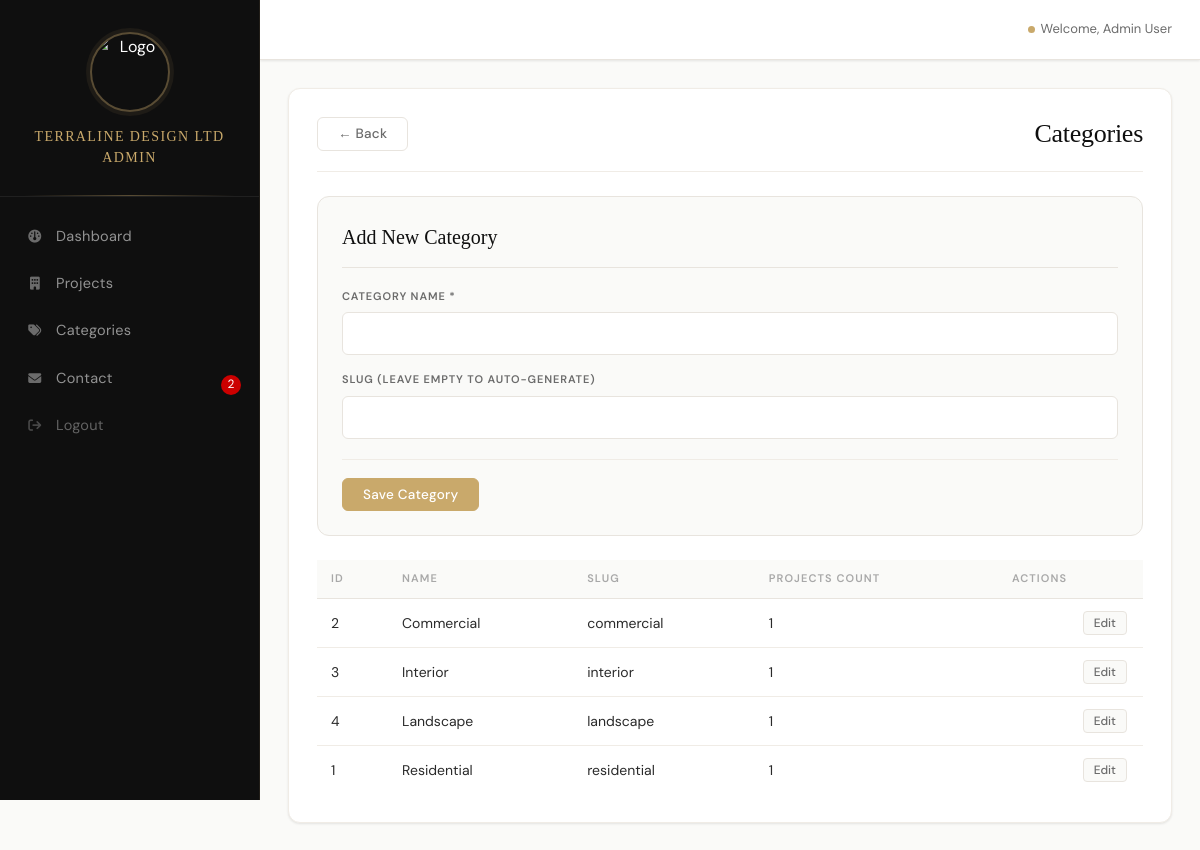
Screenshot of /admin/categories.php (signed in) with the database file from the repository.
### tables this page shows
CREATE TABLE `categories` (
  `id` int(11) NOT NULL,
  `name` varchar(50) NOT NULL,
  `slug` varchar(50) NOT NULL,
  `created_at` timestamp NOT NULL DEFAULT current_timestamp()
);

### admin/categories.php (the view, shortened to what this page needs)
<?php
$db = Database::getInstance()->getConnection();
$editCategory = null;
$categories = $db->query("SELECT * FROM categories ORDER BY name")->fetchAll();
include __DIR__ . '/includes/header.php';
?>
<div class="admin-content">
    <div class="admin-header">
        <a href="/architecture-firm/admin/index.php" class="btn-secondary" style="float:left;margin-right:16px;">&larr; Back</a>
        <h1 style="display:inline-block;">Categories</h1>
    </div>
    <div class="form-container">
        <h2><?php echo $editCategory ? 'Edit Category' : 'Add New Category'; ?></h2>
        <form method="POST">
            <div class="form-group">
                <label for="name">Category Name *</label>
                <input type="text" id="name" name="name" required
                       value="<?php echo $editCategory ? $editCategory['name'] : ''; ?>">
            </div>
            <div class="form-group">
                <label for="slug">Slug (leave empty to auto-generate)</label>
                <input type="text" id="slug" name="slug"
                       value="<?php echo $editCategory ? $editCategory['slug'] : ''; ?>">
            </div>
            <div class="form-actions">
                <button type="submit" class="btn-primary">Save Category</button>
            </div>
        </form>
    </div>
    <table class="data-table">
        <thead>
            <tr>
                <th>ID</th>
                <th>Name</th>
                <th>Slug</th>
                <th>Projects Count</th>
                <th>Actions</th>
            </tr>
        </thead>
        <tbody>
            <?php foreach ($categories as $category): ?>
            <?php
            $stmt = $db->prepare("SELECT COUNT(*) FROM projects WHERE category_id = ?");
            $stmt->execute([$category['id']]);
            $projectCount = $stmt->fetchColumn();
            ?>
            <tr>
                <td data-label="ID"><?php echo $category['id']; ?></td>
                <td data-label="Name"><?php echo $category['name']; ?></td>
                <td data-label="Slug"><?php echo $category['slug']; ?></td>
                <td data-label="Projects"><?php echo $projectCount; ?></td>
                <td class="actions">
                    <a href="?edit=<?php echo $category['id']; ?>" class="btn-small">Edit</a>
                </td>
            </tr>
            <?php endforeach; ?>
        </tbody>
    </table>
</div>
<?php include __DIR__ . '/includes/footer.php'; ?>

### rows the page displays
categories: id "2", name "Commercial", slug "commercial", projectCount "1"
categories: id "3", name "Interior", slug "interior", projectCount "1"
categories: id "4", name "Landscape", slug "landscape", projectCount "1"
categories: id "1", name "Residential", slug "residential", projectCount "1"

### other values shown
$unreadCount "2"
$_SESSION['user_name'] "Admin User"
